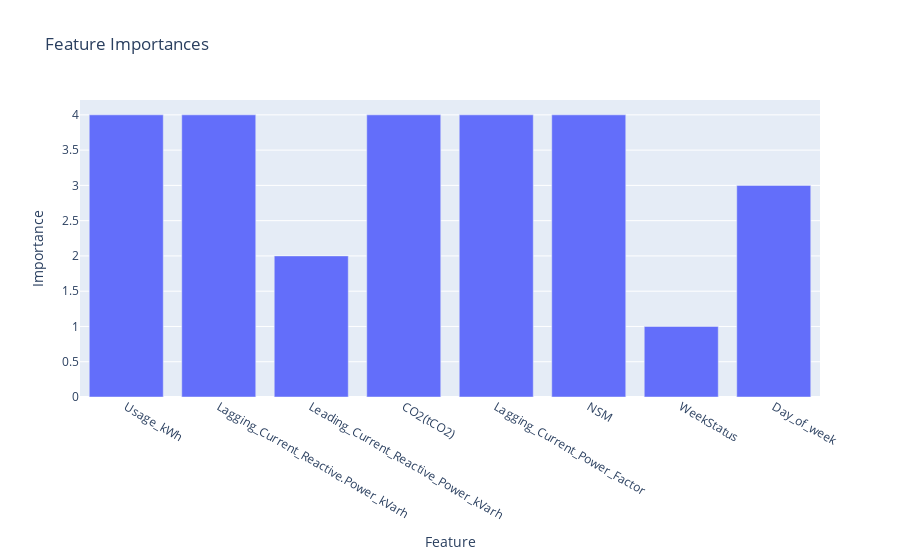

The notebook cell this image was saved under:
### Code cell
xg , yg = feature_selection_using_RF(xg,yg)

### Figure 1 — Plotly figure (JSON) as saved in the notebook; plotly's stock layout.template omitted (floating-point values rounded to 4 significant figures)
{"data": [{"alignmentgroup": "True", "hovertemplate": "Feature=%{x}<br>Importance=%{y}<extra></extra>", "legendgroup": "", "marker": {"color": "#636efa", "pattern": {"shape": ""}}, "name": "", "offsetgroup": "", "orientation": "v", "showlegend": false, "textposition": "auto", "x": ["Usage_kWh", "Lagging_Current_Reactive.Power_kVarh", "Leading_Current_Reactive_Power_kVarh", "CO2(tCO2)", "Lagging_Current_Power_Factor", "NSM", "WeekStatus", "Day_of_week"], "xaxis": "x", "y": [4, 4, 2, 4, 4, 4, 1, 3], "yaxis": "y", "type": "bar"}], "layout": {"xaxis": {"anchor": "y", "domain": [0, 1], "title": {"text": "Feature"}, "type": "category", "range": [-0.5, 7.5], "autorange": true}, "yaxis": {"anchor": "x", "domain": [0, 1], "title": {"text": "Importance"}, "type": "linear", "range": [0, 4.211], "autorange": true}, "legend": {"tracegroupgap": 0}, "title": {"text": "Feature Importances"}, "barmode": "relative", "autosize": true}}
